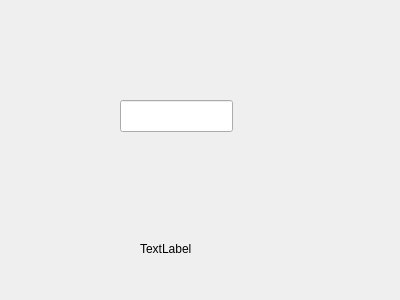
<?xml version="1.0" encoding="UTF-8"?>
<ui version="4.0">
 <class>MyForm</class>
 <widget class="QWidget" name="MyForm">
  <property name="geometry">
   <rect>
    <x>0</x>
    <y>0</y>
    <width>400</width>
    <height>300</height>
   </rect>
  </property>
  <property name="windowTitle">
   <string>Form</string>
  </property>
  <widget class="QLabel" name="label">
   <property name="geometry">
    <rect>
     <x>140</x>
     <y>240</y>
     <width>59</width>
     <height>18</height>
    </rect>
   </property>
   <property name="text">
    <string>TextLabel</string>
   </property>
  </widget>
  <widget class="MyQLineEdit" name="lineEdit">
   <property name="geometry">
    <rect>
     <x>120</x>
     <y>100</y>
     <width>113</width>
     <height>32</height>
    </rect>
   </property>
  </widget>
 </widget>
 <customwidgets>
  <customwidget>
   <class>MyQLineEdit</class>
   <extends>QLineEdit</extends>
   <header>MyQLineEdit.h</header>
   <slots>
    <signal>returnPressed(QString)</signal>
    <slot>tractaReturn()</slot>
   </slots>
  </customwidget>
 </customwidgets>
 <resources/>
 <connections>
  <connection>
   <sender>lineEdit</sender>
   <signal>returnPressed()</signal>
   <receiver>lineEdit</receiver>
   <slot>tractaReturn()</slot>
   <hints>
    <hint type="sourcelabel">
     <x>197</x>
     <y>119</y>
    </hint>
    <hint type="destinationlabel">
     <x>145</x>
     <y>104</y>
    </hint>
   </hints>
  </connection>
  <connection>
   <sender>lineEdit</sender>
   <signal>returnPressed(QString)</signal>
   <receiver>label</receiver>
   <slot>setText(QString)</slot>
   <hints>
    <hint type="sourcelabel">
     <x>230</x>
     <y>117</y>
    </hint>
    <hint type="destinationlabel">
     <x>182</x>
     <y>256</y>
    </hint>
   </hints>
  </connection>
 </connections>
</ui>
